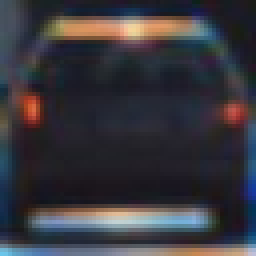
#> input picture dataset/vehicles_smallset/cars1/10.jpeg, 64 x 64 px (shown 4 times larger); its folder holds only this picture in this run
$ jupyter execute --allow-errors Vehicle_Tracking.ipynb   (shell and % lines are left out)   (older library calls are emulated)
#> lines starting #> are read from the running program, lines starting #| are printed output that depends on the picture
[cell 1]
from skimage.feature import hog
from sklearn.svm import LinearSVC
from sklearn.preprocessing import StandardScaler
# for scikit-learn >= 0.18 use:
from sklearn.model_selection import train_test_split
# from sklearn.cross_validation import train_test_split
from scipy.ndimage.measurements import label
import matplotlib.image as mpimg
import matplotlib.pyplot as plt
from moviepy.editor import VideoFileClip
from IPython.display import HTML
import numpy as np
import pickle
import cv2
import glob
import time
from sklearn import svm
from sklearn.neural_network import MLPClassifier
from scipy.ndimage.measurements import label


print('Loaded Successfully')

#### Loading the training datasets

[cell 2]
car_images = glob.glob('dataset/vehicles_smallset/cars**/*.jpeg')
noncar_images = glob.glob('dataset/non-vehicles_smallset/notcars**/*.jpeg')
dataset_car= len(car_images)
dataset_noncar=len(noncar_images)
print("Total number of datasets of cars and non-cars")
print(dataset_car,dataset_noncar)

[cell 3]
def plot(car_images,noncar_images):
    fig, axs = plt.subplots(8,8, figsize=(16, 16))
    fig.subplots_adjust(hspace = .2, wspace=.001)
    axs = axs.ravel()

    # Step through the list and search for chessboard corners
    for i in np.arange(32):
        img = cv2.imread(car_images[np.random.randint(0,len(car_images))])
        img = cv2.cvtColor(img,cv2.COLOR_BGR2RGB)
        axs[i].axis('off')
        axs[i].set_title('car', fontsize=10)
        axs[i].imshow(img)
    for i in np.arange(32,64):
        img = cv2.imread(noncar_images[np.random.randint(0,len(noncar_images))])
        img = cv2.cvtColor(img,cv2.COLOR_BGR2RGB)
        axs[i].axis('off')
        axs[i].set_title('not a car', fontsize=10)
        axs[i].imshow(img)
    plt.show()

[cell 4]
plot(car_images,noncar_images)
#> (the call stopped at in plot, `fig, axs = plt.subplots(8,8, figsize=(16, 16))`: IPython is not available in this run)

[cell 5]
# HOG FEATURE EXTRACTION FUNCTION

def get_hog_features(img, orient, pix_per_cell, cell_per_block,
                        vis=False, feature_vec=True):
    # Call with two outputs if vis==True
    if vis == True:
        features, hog_image = hog(img, orientations=orient,
                                  pixels_per_cell=(pix_per_cell, pix_per_cell),
                                  cells_per_block=(cell_per_block, cell_per_block),
                                  transform_sqrt=False,
                                  visualise=vis, feature_vector=feature_vec)
        return features, hog_image
    # Otherwise call with one output
    else:
        features = hog(img, orientations=orient,pixels_per_cell=(pix_per_cell, pix_per_cell),
                       cells_per_block=(cell_per_block, cell_per_block),
                       transform_sqrt=False,
                       visualise=vis, feature_vector=feature_vec)
        return features
print("Function to convert image to HOG features is created")
print("Apply following arguments in function calling")
print("get_hog_features(image,oreintation,pixels per cell,cell per block,vis='True/False',feature_vector='True/False')")

#> (a cell that did not finish here is left out)

#### Reason for Choosing Hog parameters
- colorspace = "YCrCb" # Can be RGB, HSV, LUV, HLS, YUV, YCrCb--After trying various combinations only YCrCb combination worked well with the program
- orient = 9----------Choosed oreientation 9 by trial and error method---other combinations used 11,12,13,8
- pix_per_cell = 16-------Choosed by trail and error method---Other combinations used 8,4,32.
- cell_per_block = 4--------Choosed Folowing input by trial and error method used 8,2,1,4.
- hog_channel = 1 # Can be 0, 1, 2, or "ALL"----Value Selected by Trial And Error Method.

[cell 7]
# FUNCTION TO EXTRACT ALL FEATURES=[HOG,HISTOGRAM,SPATIAL]
#NOTE FUNCTIONS FOR HISTOGRAM AND SPATIAL CREATED BELOW
def single_img_features(img, color_space='RGB', spatial_size=(32, 32),
                        hist_bins=32, orient=9,
                        pix_per_cell=8, cell_per_block=2, hog_channel=0,
                        spatial_feat=True, hist_feat=True, hog_feat=True):
    #1) Define an empty list to receive features
    img_features = []
    #2) Apply color conversion if other than 'RGB'
    if color_space != 'RGB':
        if color_space == 'HSV':
            feature_image = cv2.cvtColor(img, cv2.COLOR_RGB2HSV)
        elif color_space == 'LUV':
            feature_image = cv2.cvtColor(img, cv2.COLOR_RGB2LUV)
        elif color_space == 'HLS':
            feature_image = cv2.cvtColor(img, cv2.COLOR_RGB2HLS)
        elif color_space == 'YUV':
            feature_image = cv2.cvtColor(img, cv2.COLOR_RGB2YUV)
        elif color_space == 'YCrCb':
            feature_image = cv2.cvtColor(img, cv2.COLOR_RGB2YCrCb)
    else: feature_image = np.copy(img)
    #3) Compute spatial features if flag is set
    if spatial_feat == True:
        spatial_features = bin_spatial(feature_image, size=spatial_size)
        #4) Append features to list
        img_features.append(spatial_features)
    #5) Compute histogram features if flag is set
    if hist_feat == True:
        hist_features = color_hist(feature_image, nbins=hist_bins)
        #6) Append features to list
        img_features.append(hist_features)
    #7) Compute HOG features if flag is set
    if hog_feat == True:
        if hog_channel == 'ALL':
            hog_features = []
            for channel in range(feature_image.shape[2]):
                hog_features.extend(get_hog_features(feature_image[:,:,channel],
                                    orient, pix_per_cell, cell_per_block,
                                    vis=False, feature_vec=True))
        else:
            hog_features = get_hog_features(feature_image[:,:,hog_channel], orient,
                        pix_per_cell, cell_per_block, vis=False, feature_vec=True)
        #8) Append features to list
        img_features.append(hog_features)

    #9) Return concatenated array of features
    return np.concatenate(img_features)

[cell 8]
def color_hist(img, nbins=32, bins_range=(0, 256)):
    # Compute the histogram of the color channels separately
    channel1_hist = np.histogram(img[:,:,0], bins=nbins, range=bins_range)
    channel2_hist = np.histogram(img[:,:,1], bins=nbins, range=bins_range)
    channel3_hist = np.histogram(img[:,:,2], bins=nbins, range=bins_range)
    # Concatenate the histograms into a single feature vector
    hist_features = np.concatenate((channel1_hist[0], channel2_hist[0], channel3_hist[0]))
    # Return the individual histograms, bin_centers and feature vector
    return hist_features

[cell 9]
def bin_spatial(img, size=(32, 32)):
    # Use cv2.resize().ravel() to create the feature vector
    features = cv2.resize(img, size).ravel()
    # Return the feature vector
    return features

[cell 10]
#DATA SET GENERATION
colorspace = "YCrCb" # Can be RGB, HSV, LUV, HLS, YUV, YCrCb
orient = 9
pix_per_cell = 16
cell_per_block = 4
hog_channel = 1 # Can be 0, 1, 2, or "ALL"
car_features=[]
notcar_features=[]
t=time.time()
for image in car_images:
    img=mpimg.imread(image)
#> img is the input picture: shape (64, 64, 3); mean R, G, B 56.3, 54.7, 61.3
    features =single_img_features(img, color_space=colorspace, spatial_size=(32, 32),
                        hist_bins=32, orient=orient,
                        pix_per_cell=pix_per_cell, cell_per_block=cell_per_block, hog_channel=hog_channel,
                        spatial_feat=True, hist_feat=True, hog_feat=True)
#> in single_img_features, `feature_image = cv2.cvtColor(img, cv2.COLOR_RGB2YCrCb)`: feature_image: shape (64, 64, 3); mean of channels 0, 1, 2 56, 128.3, 131
#> in bin_spatial, `features = cv2.resize(img, size).ravel()`: features = 3072 values, max 213 at index 336, min 23 at index 2235, mean 105.2
#> in single_img_features, `spatial_features = bin_spatial(feature_image, size=spatial_size)`: spatial_features has the same summary as features in bin_spatial
#> in color_hist, `hist_features = np.concatenate((channel1_hist[0], channel2_hist[0], ch..`: hist_features = 96 values, max 2498 at index 80, min 0 at index 0, mean 128
#> in get_hog_features, `features = hog(img, orientations=orient,pixels_per_cell=(pix_per_cell,..`: features = 144 values, max 0.264 at index 13, min 0 at index 17, mean 0.0518
#> in get_hog_features, `features = hog(img, orientations=orient,pixels_per_cell=(pix_per_cell,..`:
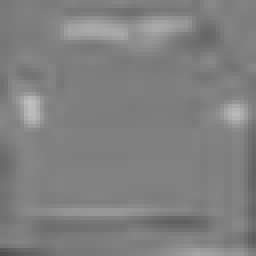
#> img: shape (64, 64) (shown 4 times larger); min 79, max 192, mean 128.3
#> in single_img_features, `hog_features = get_hog_features(feature_image[:,:,hog_channel], orient..`: hog_features has the same summary as features in get_hog_features
#> features = 3312 values, max 2498 at index 3152, min 0 at index 3072, mean 101.3
    car_features.append(features)
#> pass 2 of the loop `for image in car_images:`:
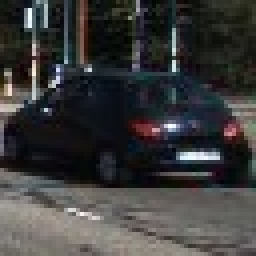
#> input picture dataset/vehicles_smallset/cars2/416.jpeg, 64 x 64 px (shown 4 times larger)
#> img is the input picture: shape (64, 64, 3); mean R, G, B 59.3, 59.3, 58.8
#> feature_image: shape (64, 64, 3); mean of channels 0, 1, 2 59.2, 128.1, 127.8
#> in get_hog_features (call 2), `features = hog(img, orientations=orient,pixels_per_cell=(pix_per_cell,..`: features = 144 values, max 0.227 at index 0, min 0 at index 35, mean 0.0572
#> in get_hog_features (call 2), `features = hog(img, orientations=orient,pixels_per_cell=(pix_per_cell,..`:
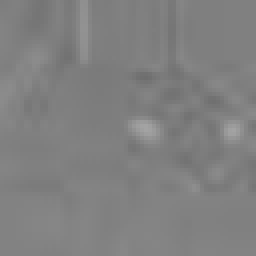
#> img: shape (64, 64) (shown 4 times larger); min 110, max 163, mean 128.1
#> `features =single_img_features(img, color_space=colorspace, spatial_siz..`: features = 3312 values, max 2172 at index 3120, min 0 at index 3104, mean 101.2
#> pass 3 of the loop `for image in car_images:`:
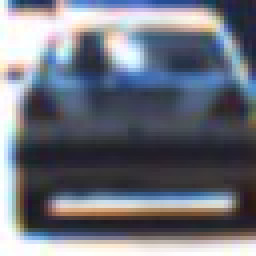
#> input picture dataset/vehicles_smallset/cars2/434.jpeg, 64 x 64 px (shown 4 times larger)
#> img is the input picture: shape (64, 64, 3); mean R, G, B 109.6, 113.5, 124.8
#> feature_image: shape (64, 64, 3); mean of channels 0, 1, 2 113.6, 125.1, 134.3
#> in get_hog_features (call 3), `features = hog(img, orientations=orient,pixels_per_cell=(pix_per_cell,..`: features = 144 values, max 0.278 at index 22, min 0 at index 97, mean 0.0568
#> in get_hog_features (call 3), `features = hog(img, orientations=orient,pixels_per_cell=(pix_per_cell,..`:
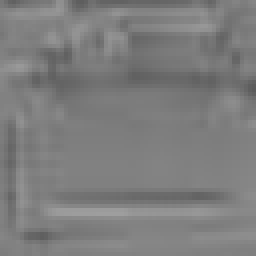
#> img: shape (64, 64) (shown 4 times larger); min 91, max 158, mean 125.1
#> `features =single_img_features(img, color_space=colorspace, spatial_siz..`: features = 3312 values, max 1632 at index 3152, min 0 at index 3072, mean 119.2
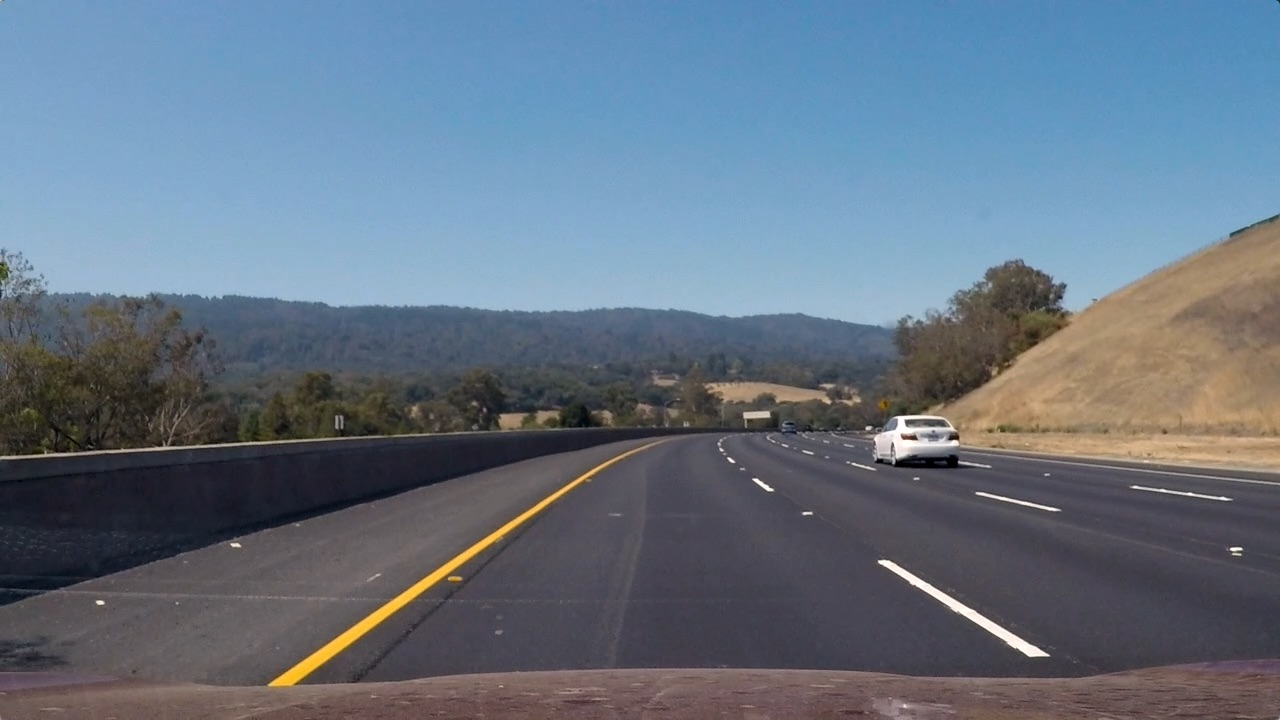
#> input picture test_images/test3.jpg, 1280 x 720 px
#> further down, img is the input picture: shape (720, 1280, 3); mean R, G, B 101.1, 115.3, 130.7


for image in noncar_images:
    img=mpimg.imread(image)
    features=single_img_features(img, color_space=colorspace, spatial_size=(32, 32),
                        hist_bins=32, orient=orient,
                        pix_per_cell=pix_per_cell, cell_per_block=cell_per_block, hog_channel=hog_channel,
                        spatial_feat=True, hist_feat=True, hog_feat=True)
    notcar_features.append(features)

t2=time.time()
print(round(t2-t, 2), 'Seconds to extract features...')

#> (a cell that did not finish here is left out)

[cell 12]
#TRAINING THE CLASSIFIER USING SVM -SUPPORT VECTOR MACHINES
# Use a linear SVC
svc =svm.SVC(C=0.0001,kernel='linear')
# Check the training time for the SVC
t = time.time()
#> (the rest of this cell did not finish here and is left out)

[cell 13]
#FUNCTIONS FOR SEARCHING THE CARS IN THE IMAGE
# [30 lines left out: function search_windows, not called in this run]

[cell 14]
# FUNCTION FOR DRAWING THE BOXES
# [9 lines left out: function draw_boxes, not called in this run]

[cell 15]
#SLIDING WINDOW FUNCTION
def slide_window(img, x_start_stop=[None, None], y_start_stop=[None, None],
                    xy_window=(64, 64), xy_overlap=(0.5, 0.5)):
    # If x and/or y start/stop positions not defined, set to image size
#> called with xy_window = (128, 128), xy_overlap = (0.7, 0.7)
    if x_start_stop[0] == None:
        x_start_stop[0] = 0
    if x_start_stop[1] == None:
        x_start_stop[1] = img.shape[1]
    if y_start_stop[0] == None:
        y_start_stop[0] = 0
    if y_start_stop[1] == None:
        y_start_stop[1] = img.shape[0]
    # Compute the span of the region to be searched
    xspan = x_start_stop[1] - x_start_stop[0]
#> xspan = 1280
    yspan = y_start_stop[1] - y_start_stop[0]
    # Compute the number of pixels per step in x/y
    nx_pix_per_step = np.int(xy_window[0]*(1 - xy_overlap[0]))
    ny_pix_per_step = np.int(xy_window[1]*(1 - xy_overlap[1]))
    # Compute the number of windows in x/y
    nx_buffer = np.int(xy_window[0]*(xy_overlap[0]))
    ny_buffer = np.int(xy_window[1]*(xy_overlap[1]))
    nx_windows = np.int((xspan-nx_buffer)/nx_pix_per_step)
#> nx_windows = 31
    ny_windows = np.int((yspan-ny_buffer)/ny_pix_per_step)
    # Initialize a list to append window positions to
    window_list = []
    # Loop through finding x and y window positions
    # Note: you could vectorize this step, but in practice
    # you'll be considering windows one by one with your
    # classifier, so looping makes sense
    for ys in range(ny_windows):
        for xs in range(nx_windows):
            # Calculate window position
            startx = xs*nx_pix_per_step + x_start_stop[0]
            endx = startx + xy_window[0]
            starty = ys*ny_pix_per_step + y_start_stop[0]
            endy = starty + xy_window[1]

            # Append window position to list
            window_list.append(((startx, starty), (endx, endy)))
#> `windows = slide_window(img, x_start_stop=[None, None], y_start_stop=y_..`: windows = 124 items
    # Return the list of windows
    return window_list

[cell 16]
color_space = 'YCrCb' # Can be RGB, HSV, LUV, HLS, YUV, YCrCb
orient = 9 # HOG orientations
pix_per_cell = 16 # HOG pixels per cell
cell_per_block =4 # HOG cells per block
hog_channel = 1# Can be 0, 1, 2, or "ALL"
spatial_size = (32, 32) # Spatial binning dimensions
hist_bins = 32    # Number of histogram bins
spatial_feat = True # Spatial features on or off
hist_feat = True # Histogram features on or off
hog_feat = True # HOG features on or off
y_start_stop = [400, 650] # Min and max in y to search in slide_window()

#### Sliding Window of Range[(128,128),(96,96),(64,64) were used to get more stronger prediction from classifier in order to differentiate cars and draw boxes accordingly]

#> (a cell that did not finish here is left out)

#> `windows+= slide_window(img, x_start_stop=[32, None], y_start_stop=[400..`: windows = 788 items
    windows+= slide_window(img, x_start_stop=[412, 1280], y_start_stop=[390,540],
                    xy_window=(64, 64), xy_overlap=(0.85, 0.85))
#> `windows+= slide_window(img, x_start_stop=[412, 1280], y_start_stop=[39..`: windows = 1688 items


    hot_windows=search_windows(img, windows, svc, X_scaler, color_space=colorspace,
                    spatial_size=(32, 32), hist_bins=32,
                    hist_range=(0, 256), orient=orient,
                    pix_per_cell=pix_per_cell, cell_per_block=cell_per_block,
                    hog_channel=hog_channel, spatial_feat=True,
                    hist_feat=True, hog_feat=True)

    window_img = draw_boxes(img, hot_windows, color=(0, 0, 255), thick=6)
    plt.imshow(window_img)
    plt.show()

##### Heat Map

[cell 18]
# [9 lines left out: function add_heat, not called in this run]

[cell 19]
# [5 lines left out: function apply_threshold, not called in this run]

[cell 20]
# [14 lines left out: function draw_labeled_bboxes, not called in this run]

[cell 21]
from collections import deque
global heatmaps
heatmaps= deque(maxlen = 8)


def draw_heatmaps(img):


    windows = slide_window(img, x_start_stop=[None, None], y_start_stop=y_start_stop,
                    xy_window=(128, 128), xy_overlap=(0.70, 0.70))
#> windows = 124 items
    windows+= slide_window(img, x_start_stop=[32, None], y_start_stop=[400,600],
                    xy_window=(96, 96), xy_overlap=(0.85, 0.85))
#> windows = 788 items
    windows+= slide_window(img, x_start_stop=[412, 1280], y_start_stop=[390,540],
                    xy_window=(64, 64), xy_overlap=(0.75, 0.75))
#> windows = 1094 items

    hot_windows=search_windows(img, windows, svc, X_scaler, color_space=colorspace,
                    spatial_size=(32, 32), hist_bins=32,
                    hist_range=(0, 256), orient=orient,
                    pix_per_cell=pix_per_cell, cell_per_block=cell_per_block,
                    hog_channel=hog_channel, spatial_feat=True,
                    hist_feat=True, hog_feat=True)

    heat = np.zeros_like(image[:,:,1]).astype(np.float)


    heat = add_heat(heat,hot_windows)
    heatmaps.append(heat)
    combined = sum(heatmaps)

    heat = apply_threshold(combined,1)


    # Visualize the heatmap when displaying
    heatmap = np.clip(heat, 0, 255)

    # Find final boxes from heatmap using label function
    labels = label(heatmap)
    draw_img = draw_labeled_bboxes(img, labels)
    return draw_img,heatmap
